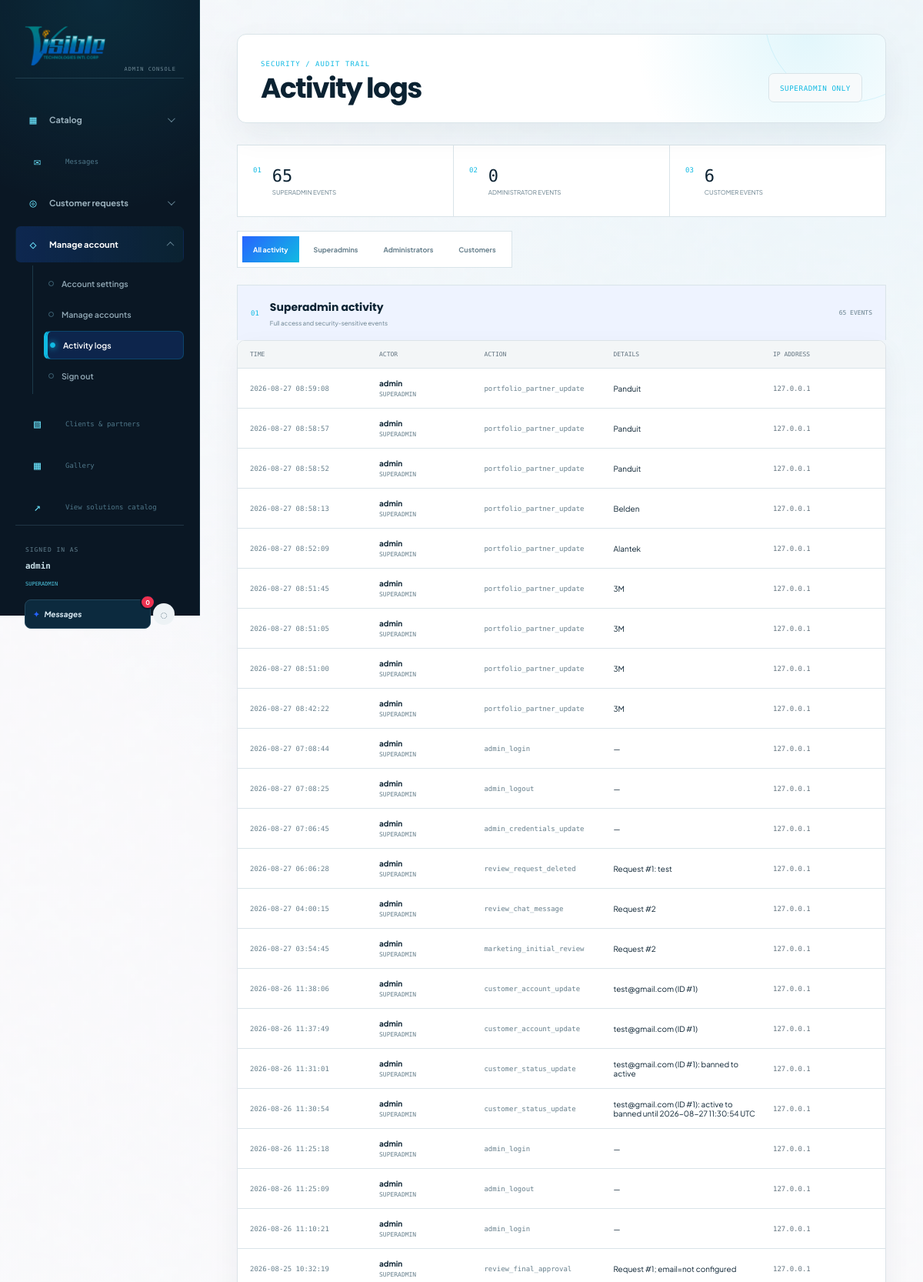
The app's page /admin/activity (signed in, upper part) with its own data.
### tables this page shows
CREATE TABLE admins (
                id INTEGER PRIMARY KEY,
                username TEXT NOT NULL UNIQUE,
                password_hash TEXT NOT NULL,
                created_at TEXT NOT NULL DEFAULT CURRENT_TIMESTAMP
            , role TEXT NOT NULL DEFAULT 'superadmin', status TEXT NOT NULL DEFAULT 'active', last_login_at TEXT, status_updated_at TEXT, status_expires_at TEXT, full_name TEXT NOT NULL DEFAULT '', email TEXT, avatar_url TEXT);

CREATE TABLE activity_logs (
                id INTEGER PRIMARY KEY,
                actor_type TEXT NOT NULL,
                actor_id INTEGER,
                actor_name TEXT NOT NULL,
                action TEXT NOT NULL,
                details TEXT NOT NULL DEFAULT '',
                ip_address TEXT NOT NULL DEFAULT '',
                created_at TEXT NOT NULL DEFAULT CURRENT_TIMESTAMP
            );

### app.py (the view)
@app.route("/admin/activity")
@superadmin_required
def admin_activity():
    with get_db() as database:
        logs = rows_to_dicts(
            database.execute(
                """SELECT log.*, admin.role AS actor_role
                   FROM activity_logs log
                   LEFT JOIN admins admin
                     ON log.actor_type = 'admin' AND admin.id = log.actor_id
                   ORDER BY log.id DESC LIMIT 500"""
            )
        )
    log_groups = {"superadmin": [], "admin": [], "customer": []}
    for log in logs:
        if log["actor_type"] == "customer":
            group = "customer"
        elif log["actor_type"] == "admin" and log.get("actor_role") == "superadmin":
            group = "superadmin"
        else:
            group = "admin"
        log_groups[group].append(log)
    return render_template("admin_activity.html", log_groups=log_groups)

### app.py (called while the page is built)
@app.after_request
def prevent_stale_authenticated_pages(response):
    if response.mimetype == "text/html":
        response.headers["Cache-Control"] = "private, no-cache, no-store, must-revalidate"
        response.headers["Pragma"] = "no-cache"
        response.headers["Expires"] = "0"
        response.vary.add("Cookie")
    return response

def get_db():
    connection = sqlite3.connect(DATABASE, timeout=10)
    connection.row_factory = sqlite3.Row
    return connection

def rows_to_dicts(rows):
    return [dict(row) for row in rows]

def refresh_expired_account_statuses(database):
    for table in ("admins", "customers"):
        database.execute(
            f"""UPDATE {table}
                SET status = 'active', status_expires_at = NULL,
                    status_updated_at = CURRENT_TIMESTAMP
                WHERE status != 'active' AND status_expires_at IS NOT NULL
                  AND status_expires_at <= CURRENT_TIMESTAMP"""
        )

def superadmin_required(view):
    @wraps(view)
    def wrapped_view(*args, **kwargs):
        if not session.get("admin_id"):
            return redirect(url_for("admin_login", next=request.path))
        if session.get("admin_role") != "superadmin":
            abort(403)
        with get_db() as database:
            refresh_expired_account_statuses(database)
            account = database.execute(
                "SELECT status FROM admins WHERE id = ?", (session["admin_id"],)
            ).fetchone()
        if not account or account["status"] != "active":
            session.clear()
            flash("Your administrator account is not active.", "error")
            return redirect(url_for("admin_login"))
        return view(*args, **kwargs)
    return wrapped_view

def ensure_csrf_token():
    if not session.get("csrf_token"):
        session["csrf_token"] = secrets.token_hex(24)
    return session["csrf_token"]

def get_gemini_api_key():
    return (
        os.environ.get("GEMINI_API_KEY", "").strip()
        or os.environ.get("OPENAI_API_KEY", "").strip()
    )

### templates/admin_activity.html (shortened to what this page needs)
<!doctype html>
<html lang="en">
  <head>
    <link
      rel="stylesheet"
      href="{{ url_for('static', filename='css/admin_activity.css') }}"
    />
    {% include '_theme.html' %}
  </head>
  <body>
    {% include '_admin_sidebar.html' %}
    <main>
      <header>
        <div>
          <p>SECURITY / AUDIT TRAIL</p>
          <h1>Activity logs</h1>
        </div>
        <span>Superadmin only</span>
      </header>
      <section class="audit-overview" aria-label="Activity log categories">
        <div><span>01</span><b>{{ log_groups.superadmin|length }}</b><small>Superadmin events</small></div>
        <div><span>02</span><b>{{ log_groups.admin|length }}</b><small>Administrator events</small></div>
        <div><span>03</span><b>{{ log_groups.customer|length }}</b><small>Customer events</small></div>
      </section>
      <nav class="audit-filters" aria-label="Filter activity logs">
        <button class="active" type="button" data-log-filter="all">All activity</button>
        <button type="button" data-log-filter="superadmin">Superadmins</button>
        <button type="button" data-log-filter="admin">Administrators</button>
        <button type="button" data-log-filter="customer">Customers</button>
      </nav>
      {% set group_labels = {
        'superadmin': ('01', 'Superadmin activity', 'Full access and security-sensitive events'),
        'admin': ('02', 'Administrator activity', 'Catalog and customer-request operations'),
        'customer': ('03', 'Customer activity', 'Storefront, advisor and review-request events')
      } %}
      {% for group_key in ['superadmin', 'admin', 'customer'] %}
      {% set group = group_labels[group_key] %}
      <section class="audit-group" data-log-group="{{ group_key }}">
        <header class="audit-group-heading">
          <div><span>{{ group[0] }}</span><div><h2>{{ group[1] }}</h2><p>{{ group[2] }}</p></div></div>
          <b>{{ log_groups[group_key]|length }} events</b>
        </header>
        <div class="log-table">
          <div class="log-head">
            <span>Time</span><span>Actor</span><span>Action</span><span>Details</span><span>IP address</span>
          </div>
          {% for log in log_groups[group_key] %}
          <article>
            <time>{{ log.created_at }}</time>
            <div><b>{{ log.actor_name }}</b><small>{{ 'Superadmin' if group_key == 'superadmin' else 'Administrator' if group_key == 'admin' else 'Customer' }}</small></div>
            <code>{{ log.action }}</code><span>{{ log.details or '—' }}</span><span>{{ log.ip_address or '—' }}</span>
          </article>
          {% else %}
          <p class="empty">No {{ group[1]|lower }} has been recorded.</p>
          {% endfor %}
        </div>
      </section>
      {% endfor %}
    </main>
  </body>
</html>

### templates/_admin_sidebar.html (shortened to what this page needs)
{% set catalog_open = request.path == '/admin' or
request.path.startswith('/admin/products') or
request.path.startswith('/admin/manufacturers') %} {% set requests_open =
request.path.startswith('/admin/review-requests') or request.path.startswith('/admin/messages') or request.path.startswith('/admin/calendar') or request.path.startswith('/admin/catered-customers') %} {% set account_open =
request.path.startswith('/admin/account') or
request.path.startswith('/admin/activity') %}
<aside class="admin-sidebar">
  <a class="logo" href="/admin" aria-label="VTIC admin home">
    <img
      src="{{ url_for('static', filename='images/vtic-logo.png') }}"
      alt="VTIC"
    />
  </a>
  <nav class="admin-navigation" aria-label="Administrator navigation">
    <details class="admin-nav-group" {% if catalog_open %}open{% endif %}>
      <summary>
        <span class="admin-nav-icon" aria-hidden="true">▦</span
        ><span>Catalog</span><i aria-hidden="true"></i>
      </summary>
    </details>
    <a class="admin-nav-home {{ 'active' if request.path.startswith('/admin/messages') else '' }}" href="/admin/messages">
      <span class="admin-nav-icon" aria-hidden="true">✉</span><span>Messages</span>
    </a>
    <details class="admin-nav-group" {% if requests_open %}open{% endif %}>
      <summary>
        <span class="admin-nav-icon" aria-hidden="true">◎</span
        ><span>Customer requests</span><i aria-hidden="true"></i>
      </summary>
    </details>
    <details class="admin-nav-group" {% if account_open %}open{% endif %}>
      <summary>
        <span class="admin-nav-icon" aria-hidden="true">◇</span
        ><span>Manage account</span><i aria-hidden="true"></i>
      </summary>
      <div class="admin-nav-children">
        <a
          class="{{ 'active' if request.path == '/admin/account' else '' }}"
          href="/admin/account"
          >Account settings</a
        >
        {% if session.admin_role == 'superadmin' %}
        <a
          class="{{ 'active' if request.path.startswith('/admin/accounts') else '' }}"
          href="/admin/accounts"
          >Manage accounts</a
        >
        <a
          class="{{ 'active' if request.path.startswith('/admin/activity') else '' }}"
          href="/admin/activity"
          >Activity logs</a
        >
        {% endif %}
        <form class="admin-nav-signout" action="/admin/logout" method="post" data-confirm-signout>
          <button type="submit">Sign out</button>
        </form>
      </div>
    </details>
    {% if session.admin_role == 'superadmin' %}
    <a class="admin-nav-home {{ 'active' if request.path.startswith('/admin/portfolio') else '' }}" href="/admin/portfolio">
      <span class="admin-nav-icon" aria-hidden="true">▧</span><span>Clients &amp; partners</span>
    </a>
    <a class="admin-nav-home {{ 'active' if request.path.startswith('/admin/gallery') else '' }}" href="/admin/gallery">
      <span class="admin-nav-icon" aria-hidden="true">▦</span><span>Gallery</span>
    </a>
    {% endif %}
    <a class="admin-nav-home" href="/storefront" target="_blank">
      <span class="admin-nav-icon" aria-hidden="true">↗</span
      ><span>View solutions catalog</span>
    </a>
  </nav>
  <div class="admin-sidebar-footer">
    <span>Signed in as</span>
    <p>{{ session.admin_username }}</p>
    <small>{{ session.admin_role }}</small>
  </div>
  {% include '_message_notifications.html' %}
</aside>

### static/css/admin_activity.css (style rules this page uses)
main > header > span { padding: 9px 12px; border: 1px solid var(--line); background: #fff; color: var(--blue); font: 9px "DM Mono"; text-transform: uppercase; }
.audit-overview { margin: 0 0 18px; display: grid; grid-template-columns: repeat(3, minmax(0, 1fr)); gap: 1px; border: 1px solid var(--admin-border, var(--theme-border)); background: var(--admin-border, var(--theme-border)); }
.audit-overview > div { min-height: 92px; padding: 18px 20px; display: grid; grid-template-columns: auto 1fr; align-content: center; gap: 4px 14px; color: var(--admin-text, var(--theme-text)); background: var(--admin-panel, var(--theme-surface)); }
.audit-overview span { grid-row: 1 / 3; color: var(--admin-accent, #16c7ed); font: 500 9px "DM Mono", monospace; }
.audit-overview b { font: 500 22px "DM Mono", monospace; }
.audit-overview small { color: var(--admin-muted, var(--theme-muted)); font-size: 8px; text-transform: uppercase; }
.audit-filters { margin-bottom: 22px; padding: 6px; display: flex; gap: 5px; width: max-content; max-width: 100%; overflow-x: auto; border: 1px solid var(--admin-border, var(--theme-border)); background: var(--admin-panel, var(--theme-surface)); }
.audit-filters button { min-height: 34px; padding: 0 14px; border: 0; color: var(--admin-muted, var(--theme-muted)); background: transparent; font-size: 9px; font-weight: 700; white-space: nowrap; cursor: pointer; }
.audit-filters button:hover, .audit-filters button.active { color: #fff; background: linear-gradient(135deg, #2764ff, #11bae2); }
.audit-group { margin-bottom: 26px; }
.audit-group-heading { min-height: 72px; padding: 14px 17px; display: flex; align-items: center; justify-content: space-between; gap: 20px; border: 1px solid var(--admin-border, var(--theme-border)); border-bottom: 0; color: var(--admin-text, var(--theme-text)); background: color-mix(in srgb, var(--admin-panel, var(--theme-surface)) 92%, #2764ff 8%); }
.audit-group-heading > div { display: flex; align-items: center; gap: 14px; }
.audit-group-heading > div > span { color: var(--admin-accent, #16c7ed); font: 500 9px "DM Mono", monospace; }
.audit-group-heading h2, .audit-group-heading p { margin: 0; }
.audit-group-heading h2 { font-size: 14px; }
.audit-group-heading p { margin-top: 5px; color: var(--admin-muted, var(--theme-muted)); font-size: 8px; }
.audit-group-heading > b { color: var(--admin-muted, var(--theme-muted)); font: 500 8px "DM Mono", monospace; text-transform: uppercase; }
.log-table { overflow: hidden; background: #fff; border: 1px solid var(--line); }
.log-head, .log-table article { display: grid; grid-template-columns: 150px 1fr 150px 1.6fr 130px; gap: 18px; align-items: center; padding: 13px 16px; }
.log-head { background: var(--soft); color: var(--muted); font: 8px "DM Mono"; text-transform: uppercase; }
.log-table article { border-top: 1px solid var(--line); font-size: 10px; }
.log-table time, .log-table code, .log-table article > span:last-child { color: var(--muted); font: 9px "DM Mono"; }
.log-table article div b, .log-table article div small { display: block; }
.log-table article div small { margin-top: 4px; color: var(--muted); text-transform: uppercase; font: 8px "DM Mono"; }

### static/css/theme.css (style rules this page uses)
:root { color-scheme: light; --theme-canvas: #ffffff; --theme-surface: #f3f6f7; --theme-surface-raised: #ffffff; --theme-text: #102434; --theme-muted: #647581; --theme-border: #dce3e8; --theme-header: rgba(255, 255, 255, 0.96); --theme-shadow: 0 14px 40px rgba(7, 26, 43, 0.09); }
html { background: var(--theme-canvas); }
body { background-color: var(--theme-canvas); color: var(--theme-text); transition: background-color 180ms ease, color 180ms ease; }
:root:not([data-theme="dark"]) body { background-image: radial-gradient( circle at 88% 3%, rgba(17, 186, 227, 0.055), transparent 25% ), linear-gradient(rgba(255, 255, 255, 0.18), rgba(248, 252, 254, 0.3)), url("../images/vtic-light-technology-bg-v3.png") !important; background-position: 88% 3%, center, center; background-size: auto, auto, cover; background-repeat: no-repeat, no-repeat, no-repeat; background-attachment: fixed, fixed, fixed; }

### records on screen
admins: admin_role "SUPERADMIN"
activity_logs: created_at "2026-08-27 08:59:08", actor_name "admin", value "SUPERADMIN", action "portfolio_partner_update", details "Panduit", ip_address "127.0.0.1"
activity_logs: created_at "2026-08-27 08:58:57", actor_name "admin", value "SUPERADMIN", action "portfolio_partner_update", details "Panduit", ip_address "127.0.0.1"
activity_logs: created_at "2026-08-27 08:58:52", actor_name "admin", value "SUPERADMIN", action "portfolio_partner_update", details "Panduit", ip_address "127.0.0.1"
activity_logs: created_at "2026-08-27 08:58:13", actor_name "admin", value "SUPERADMIN", action "portfolio_partner_update", details "Belden", ip_address "127.0.0.1"
activity_logs: created_at "2026-08-27 08:52:09", actor_name "admin", value "SUPERADMIN", action "portfolio_partner_update", details "Alantek", ip_address "127.0.0.1"
activity_logs: created_at "2026-08-27 08:51:45", actor_name "admin", value "SUPERADMIN", action "portfolio_partner_update", details "3M", ip_address "127.0.0.1"
activity_logs: created_at "2026-08-27 08:51:05", actor_name "admin", value "SUPERADMIN", action "portfolio_partner_update", details "3M", ip_address "127.0.0.1"
activity_logs: created_at "2026-08-27 08:51:00", actor_name "admin", value "SUPERADMIN", action "portfolio_partner_update", details "3M", ip_address "127.0.0.1"
activity_logs: created_at "2026-08-27 08:42:22", actor_name "admin", value "SUPERADMIN", action "portfolio_partner_update", details "3M", ip_address "127.0.0.1"
activity_logs: created_at "2026-08-27 07:08:44", actor_name "admin", value "SUPERADMIN", action "admin_login", details "—", ip_address "127.0.0.1"
activity_logs: created_at "2026-08-27 07:08:25", actor_name "admin", value "SUPERADMIN", action "admin_logout", details "—", ip_address "127.0.0.1"
activity_logs: created_at "2026-08-27 07:06:45", actor_name "admin", value "SUPERADMIN", action "admin_credentials_update", details "—", ip_address "127.0.0.1"
activity_logs: created_at "2026-08-27 06:06:28", actor_name "admin", value "SUPERADMIN", action "review_request_deleted", details "Request #1: test", ip_address "127.0.0.1"
activity_logs: created_at "2026-08-27 04:00:15", actor_name "admin", value "SUPERADMIN", action "review_chat_message", details "Request #2", ip_address "127.0.0.1"
activity_logs: created_at "2026-08-27 03:54:45", actor_name "admin", value "SUPERADMIN", action "marketing_initial_review", details "Request #2", ip_address "127.0.0.1"
activity_logs: created_at "2026-08-26 11:38:06", actor_name "admin", value "SUPERADMIN", action "customer_account_update", details "test@gmail.com (ID #1)", ip_address "127.0.0.1"
activity_logs: created_at "2026-08-26 11:37:49", actor_name "admin", value "SUPERADMIN", action "customer_account_update", details "test@gmail.com (ID #1)", ip_address "127.0.0.1"
activity_logs: created_at "2026-08-26 11:31:01", actor_name "admin", value "SUPERADMIN", action "customer_status_update", details "test@gmail.com (ID #1): banned to active", ip_address "127.0.0.1"
activity_logs: created_at "2026-08-26 11:30:54", actor_name "admin", value "SUPERADMIN", action "customer_status_update", details "test@gmail.com (ID #1): active to banned until 2026-08-27 11:30:54 UTC", ip_address "127.0.0.1"
activity_logs: created_at "2026-08-26 11:25:18", actor_name "admin", value "SUPERADMIN", action "admin_login", details "—", ip_address "127.0.0.1"
activity_logs: created_at "2026-08-26 11:25:09", actor_name "admin", value "SUPERADMIN", action "admin_logout", details "—", ip_address "127.0.0.1"
activity_logs: created_at "2026-08-26 11:10:21", actor_name "admin", value "SUPERADMIN", action "admin_login", details "—", ip_address "127.0.0.1"
activity_logs: created_at "2026-08-25 10:32:19", actor_name "admin", value "SUPERADMIN", action "review_final_approval", details "Request #1; email=not configured", ip_address "127.0.0.1"

### other values on screen
{{ session.admin_username }} "admin"
{{ log_groups.superadmin|length }} "65"
{{ log_groups.admin|length }} "0"
{{ log_groups.customer|length }} "6"
{{ group[0] }} "01"
{{ group[1] }} "Superadmin activity"
{{ group[2] }} "Full access and security-sensitive events"
{{ log_groups[group_key]|length }} "65"
